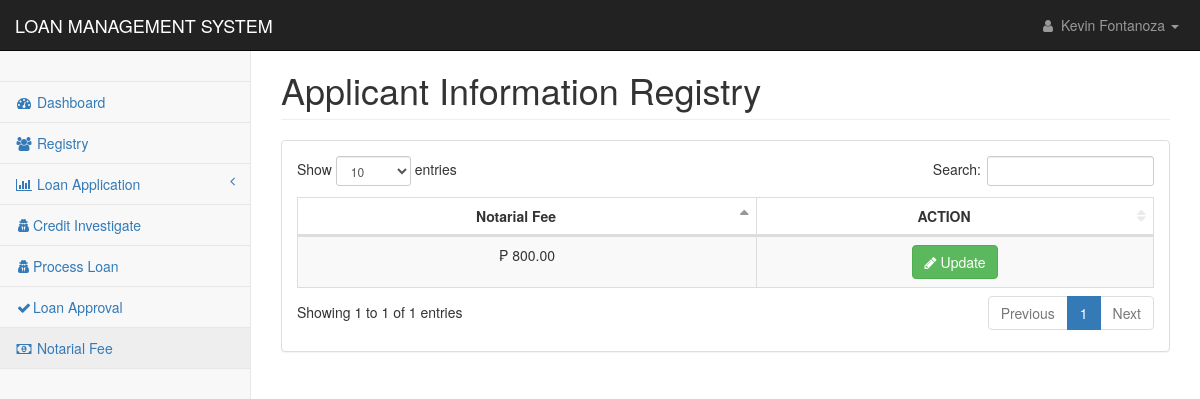
Before: /pages/setting_notarial.php (signed in) with the older database file.
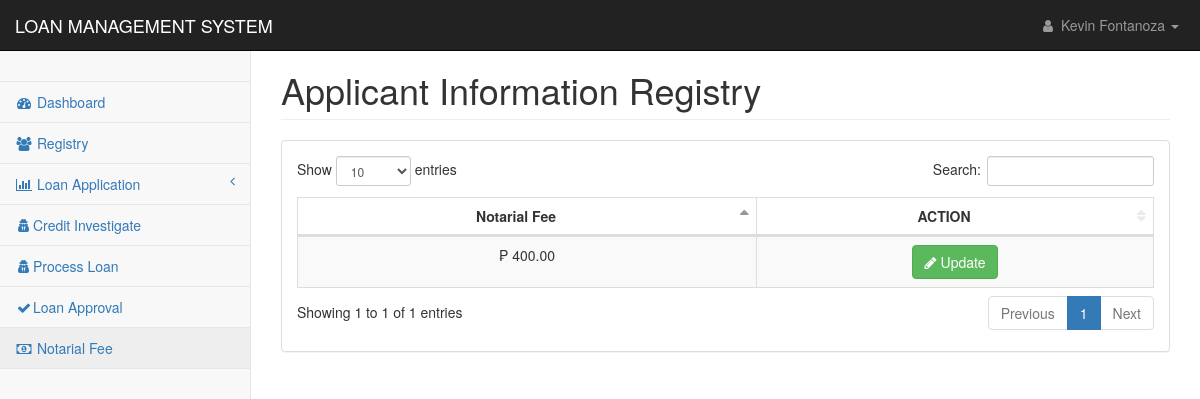
After: the same page with the newer database file.
### tables this page shows
CREATE TABLE `fees` (
  `notarial_id` int(11) DEFAULT NULL,
  `notarial_fee` float NOT NULL
);

### config/conn.php (called while the page is built, shortened)
<?php
class DatabaseConnection
{
    public function connect()
    {
        $conn = new mysqli(DB_HOST,DB_USER,DB_PASSWORD,DB_DATABASE);
        return $this->conn = $conn;
    }
}
?>

### controller/reg_app.php (called while the page is built, shortened)
<?php
require_once('../config/conn.php');
class Registry extends DatabaseConnection {
    function display($table){
        $sql = "SELECT * FROM $table";
        $result = mysqli_query($this->connect(), $sql);
        return $result;
    }
    }
?>

### pages/setting_notarial.php (the view, shortened to what this page needs)
<?php
include('../config/conn.php');
include('../controller/reg_app.php');
if($_SESSION['user_id']){
?>
<!DOCTYPE html>
<html lang="en">
<head>
    <link href="../css/bootstrap.min.css" rel="stylesheet">
    <link href="../css/metisMenu.min.css" rel="stylesheet">
    <link href="../css/dataTables/dataTables.bootstrap.css" rel="stylesheet">
    <link href="../css/dataTables/dataTables.responsive.css" rel="stylesheet">
    <link href="../css/startmin.css" rel="stylesheet">
    <link href="../css/font-awesome.min.css" rel="stylesheet" type="text/css">
</head>
<body>
    <div id="wrapper">
        <?php include('nav.php');?>
        <div id="page-wrapper">
            <div class="container-fluid">
                <div class="row">
                    <div class="col-lg-12">
                        <h1 class="page-header">Applicant Information Registry</h1>
                    </div>
                </div>
                <div class="row">
                    <div class="col-lg-12">
                        <div class="panel panel-default">
                            <div class="panel-body">
                                <div class="table-responsive">
                                    <table class="table table-striped table-bordered table-hover"
                                        id="dataTables-example">
                                        <thead>
                                            <tr>
                                                <th class="text-center">Notarial Fee</th>
                                                <th class="text-center">ACTION</th>
                                            </tr>
                                        </thead>
                                        <tbody>
                                            <?php
                                                $settings = new Registry();
                                                $result = $settings->display("fees");
                                                foreach($result as $display){
                                            ?>
                                            <tr class="even gradeC">
                                                <td class="text-center">
                                                    <?php  echo  "₱ ".number_format(floatval($display['notarial_fee']),2)??null;?>
                                                </td>
                                                <td class="text-center">
                                                    <a
                                                        href="setting_notarial_update.php?id=<?php echo $display['notarial_id'];?>">
                                                        <button type="button" class="btn btn-success" data-toggle="tooltip"
                                                            data-placement="top" title="Update  ">
                                                            <i class="fa fa-pencil" aria-hidden="true"></i> Update
                                                        </button>
                                                    </a>
                                                </td>
                                            </tr>
                                            <?php
                                                }
                                            ?>
                                        </tbody>
                                    </table>
                                </div>
                            </div>
                        </div>
                    </div>
                </div>
            </div>
        </div>
    </div>
</body>
</html>
<?php
}else{
    header('location: index.php');
}
?>

Changed rows visible on the page:
changed fees: notarial_fee "₱ 800.00" → "₱ 400.00"
